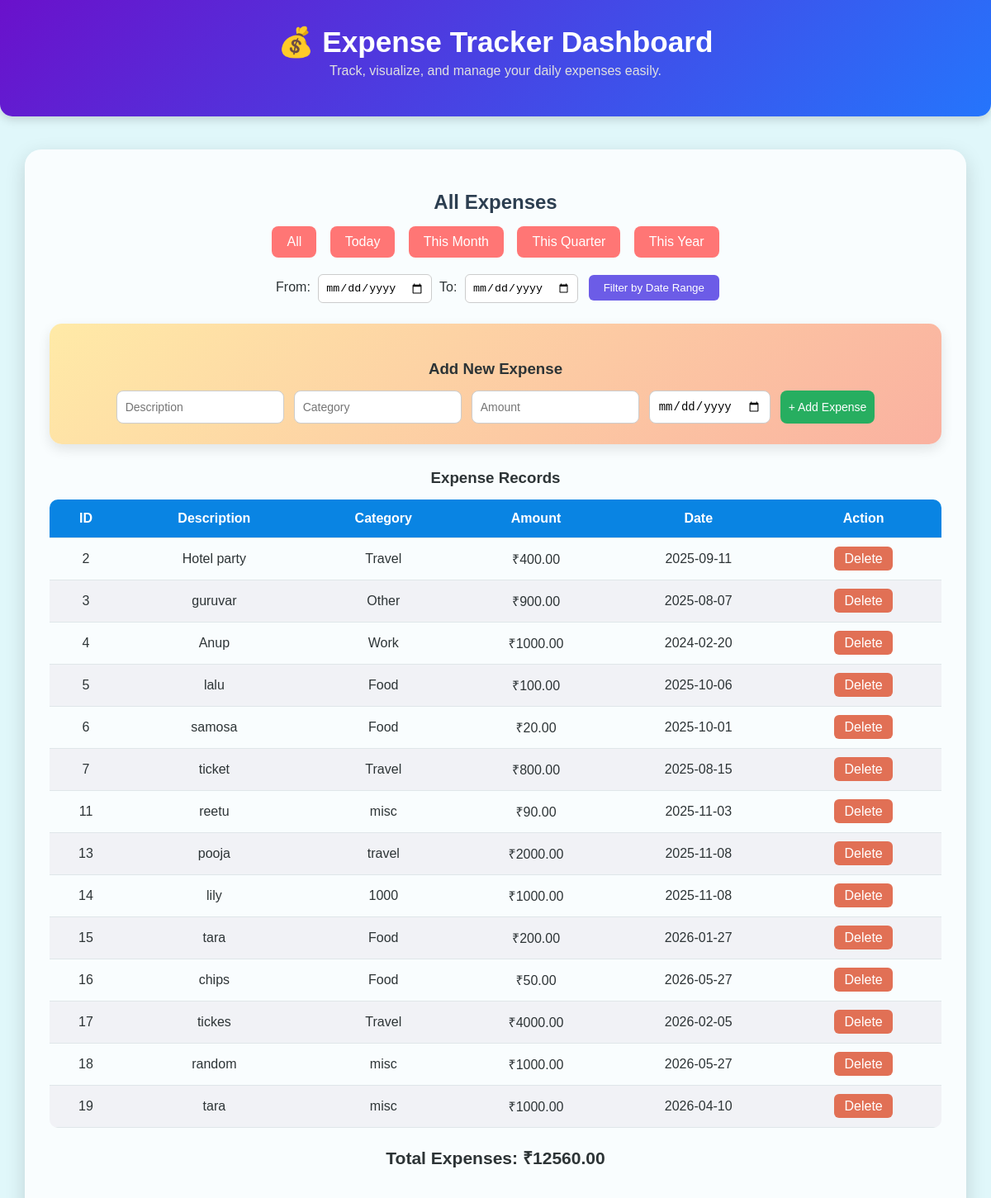
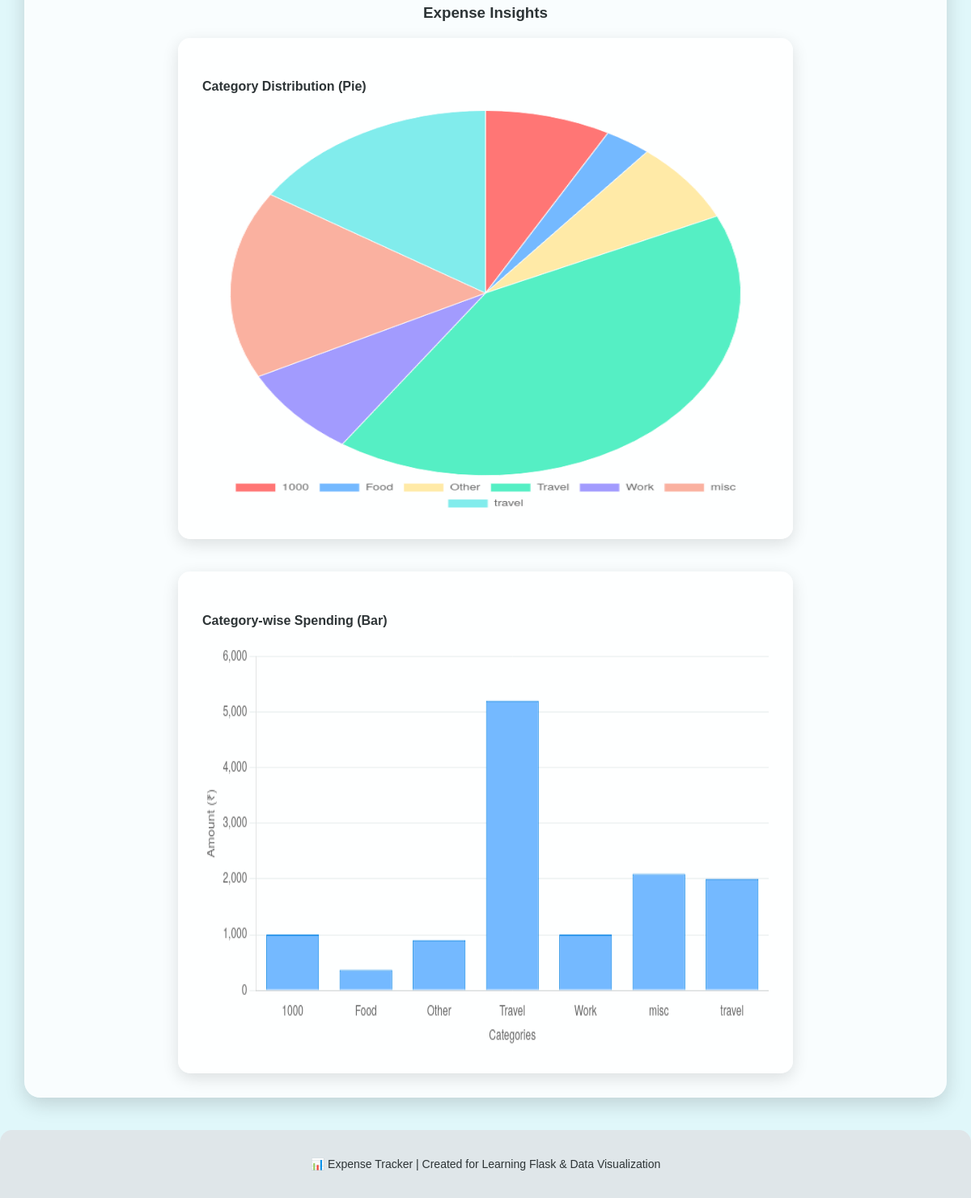
The page / on the database its author committed (2 pictures, top to bottom).
### tables this page shows
CREATE TABLE expenses (
            id INTEGER PRIMARY KEY AUTOINCREMENT,
            description TEXT NOT NULL,
            category TEXT NOT NULL,
            amount REAL NOT NULL,
            date TEXT NOT NULL
        );

### app.py (the view)
@app.route('/')
def index():
    conn = sqlite3.connect("expenses.db")
    cur = conn.cursor()
    cur.execute("SELECT * FROM expenses ORDER BY id asc")
    expenses = cur.fetchall()
    total = sum([row[3] for row in expenses])
    conn.close()
    return render_template("index.html", expenses=expenses, total=total, title="All Expenses")

### templates/index.html (shortened to what this page needs)
<!DOCTYPE html>
<html lang="en">
<head>
  <link rel="stylesheet" href="{{ url_for('static', filename='style.css') }}">
</head>
<body>
  <header>
    <h1>💰 Expense Tracker Dashboard</h1>
    <p>Track, visualize, and manage your daily expenses easily.</p>
  </header>
  <div class="container">
    <section class="filters-section">
      {% if title %}
        <h2>{{ title }}</h2>
      {% else %}
        <h2>All Expenses Overview</h2>
      {% endif %}
      <div class="filters">
        <a href="/">All</a>
        <a href="/filter?type=day">Today</a>
        <a href="/filter?type=month">This Month</a>
        <a href="/filter?type=quarter">This Quarter</a>
        <a href="/filter?type=year">This Year</a>
      </div>
      <form class="date-filter" action="/filter" method="POST">
        <label>From:</label>
        <input type="date" name="from_date" required>
        <label>To:</label>
        <input type="date" name="to_date" required>
        <button type="submit">Filter by Date Range</button>
      </form>
    </section>
    <section class="add-expense">
      <h3>Add New Expense</h3>
      <form class="add-form" action="/add" method="POST">
        <input type="text" name="description" placeholder="Description" required>
        <input type="text" name="category" placeholder="Category" required>
        <input type="number" name="amount" placeholder="Amount" step="0.01" required>
        <input type="date" name="date">
        <button type="submit">+ Add Expense</button>
      </form>
    </section>
    <section class="table-section">
      <h3>Expense Records</h3>
      <table>
        <thead>
          <tr>
            <th>ID</th>
            <th>Description</th>
            <th>Category</th>
            <th>Amount</th>
            <th>Date</th>
            <th>Action</th>
          </tr>
        </thead>
        <tbody>
          {% for expense in expenses %}
            <tr>
              <td>{{ expense[0] }}</td>
              <td>{{ expense[1] }}</td>
              <td>{{ expense[2] }}</td>
              <td>₹{{ "%.2f"|format(expense[3]) }}</td>
              <td>{{ expense[4] }}</td>
              <td><a href="/delete/{{ expense[0] }}" class="delete-btn">Delete</a></td>
            </tr>
          {% else %}
            <tr>
              <td colspan="6" class="no-data">No expenses found.</td>
            </tr>
          {% endfor %}
        </tbody>
      </table>
      <div class="total">
        <h3>Total Expenses: ₹{{ "%.2f"|format(total) }}</h3>
      </div>
    </section>
    <section class="chart-section">
      <h3>Expense Insights</h3>
      <div class="chart-container">
        <div class="chart-box">
          <h4>Category Distribution (Pie)</h4>
          <canvas id="expensePie"></canvas>
        </div>
        <div class="chart-box">
          <h4>Category-wise Spending (Bar)</h4>
          <canvas id="expenseBar"></canvas>
        </div>
      </div>
    </section>
  </div>
  <footer>
    <p>📊 Expense Tracker | Created for Learning Flask & Data Visualization</p>
  </footer>
  <script>
    fetch('/chart-data')
      .then(res => res.json())
      .then(data => {
        const colors = [
          '#ff7675', '#74b9ff', '#ffeaa7',
          '#55efc4', '#a29bfe', '#fab1a0',
          '#81ecec', '#fd79a8'
        ];
        // Pie Chart
        new Chart(document.getElementById('expensePie'), {
          type: 'pie',
          data: {
            labels: data.labels,
            datasets: [{
              data: data.values,
              backgroundColor: colors,
              borderWidth: 1,
              borderColor: '#fff',
            }]
          },
          options: {
            responsive: true,
            plugins: {
              legend: { position: 'bottom' },
              title: { display: false }
            }
          }
        });
        // Bar Chart
        new Chart(document.getElementById('expenseBar'), {
          type: 'bar',
          data: {
            labels: data.labels,
            datasets: [{
              label: 'Total Amount (₹)',
              data: data.values,
              backgroundColor: '#74b9ff',
              borderColor: '#0984e3',
              borderWidth: 1
            }]
          },
          options: {
            responsive: true,
            scales: {
              y: {
                beginAtZero: true,
                title: { display: true, text: 'Amount (₹)' },
                grid: { color: '#ecf0f1' }
              },
              x: {
                title: { display: true, text: 'Categories' },
                grid: { display: false }
              }
            },
            plugins: {
              legend: { display: false },
              tooltip: {
                callbacks: {
                  label: (ctx) => `₹${ctx.parsed.y.toFixed(2)}`
                }
              }
            }
          }
        });
      });
  </script>
</body>
</html>

### static/style.css (style rules this page uses)
body { font-family: "Poppins", sans-serif; margin: 0; color: #2d3436; background: #e0f7fa; }
header { background: linear-gradient(135deg, #6a11cb, #2575fc); color: white; text-align: center; padding: 30px 10px; box-shadow: 0 4px 12px rgba(0, 0, 0, 0.15); border-bottom-left-radius: 15px; border-bottom-right-radius: 15px; }
header h1 { margin: 0; font-size: 2.2rem; }
header p { margin-top: 5px; font-size: 1rem; color: #e0e0e0; }
.container { width: 90%; max-width: 1150px; margin: 40px auto; background: #ffffffcc; border-radius: 20px; padding: 30px; box-shadow: 0 8px 25px rgba(0,0,0,0.15); }
.filters-section h2 { text-align: center; color: #2c3e50; margin-bottom: 15px; }
.filters { text-align: center; margin-bottom: 20px; }
.filters a { display: inline-block; background: #ff7675; color: white; padding: 10px 18px; margin: 0 6px; border-radius: 8px; text-decoration: none; font-weight: 500; transition: 0.3s; }
.date-filter { text-align: center; margin: 15px 0 25px; }
.date-filter label { margin: 0 5px; font-weight: 500; }
.date-filter input { padding: 8px; border: 1px solid #ccc; border-radius: 6px; }
.date-filter button { padding: 8px 18px; background: #6c5ce7; color: white; border: none; border-radius: 6px; cursor: pointer; margin-left: 8px; transition: 0.3s; }
.add-expense { background: linear-gradient(135deg, #ffeaa7, #fab1a0); border-radius: 15px; padding: 25px; margin-bottom: 30px; box-shadow: 0 6px 15px rgba(0,0,0,0.1); }
.add-expense h3 { text-align: center; margin-bottom: 15px; }
.add-form { display: flex; flex-wrap: wrap; justify-content: center; gap: 12px; }
.add-form input, .add-form button { padding: 10px; border-radius: 8px; border: 1px solid #ccc; font-size: 14px; }
.add-form button { background: #27ae60; color: white; border: none; cursor: pointer; font-weight: 500; transition: 0.3s; }
.table-section h3 { text-align: center; margin-bottom: 15px; color: #2d3436; }
table { width: 100%; border-collapse: collapse; border-radius: 10px; overflow: hidden; }
thead { background: #0984e3; color: white; }
th, td { padding: 14px; text-align: center; border-bottom: 1px solid #dfe6e9; }
tbody tr:nth-child(even) { background: #f1f2f6; }
.delete-btn { background: #e17055; color: white; padding: 6px 12px; border-radius: 6px; text-decoration: none; font-weight: 500; transition: 0.3s; }
.total { text-align: right; margin-top: 20px; font-size: 18px; font-weight: bold; color: #2c3e50; }
.chart-section h3 { text-align: center; margin-top: 40px; color: #2d3436; }
.chart-container { display: flex; justify-content: center; flex-wrap: wrap; gap: 40px; margin-top: 20px; }
.chart-box { width: 700px; background: #ffffffdd; border-radius: 15px; padding: 30px; box-shadow: 0 6px 20px rgba(0,0,0,0.12); }
.chart-box h4 { color: #2d3436; margin-bottom: 20px; }
canvas { width: 100% !important; height: 500px !important; }
footer { text-align: center; padding: 20px; font-size: 14px; color: #2d3436; background-color: #dfe6e9; margin-top: 40px; border-top-left-radius: 15px; border-top-right-radius: 15px; }

### rows shown on the page
expenses: id "2", description "Hotel party", category "Travel", amount "400.00", date "2025-09-11"
expenses: id "3", description "guruvar", category "Other", amount "900.00", date "2025-08-07"
expenses: id "4", description "Anup", category "Work", amount "1000.00", date "2024-02-20"
expenses: id "5", description "lalu", category "Food", amount "100.00", date "2025-10-06"
expenses: id "6", description "samosa", category "Food", amount "20.00", date "2025-10-01"
expenses: id "7", description "ticket", category "Travel", amount "800.00", date "2025-08-15"
expenses: id "11", description "reetu", category "misc", amount "90.00", date "2025-11-03"
expenses: id "13", description "pooja", category "travel", amount "2000.00", date "2025-11-08"
expenses: id "14", description "lily", category "1000", amount "1000.00", date "2025-11-08"
expenses: id "15", description "tara", category "Food", amount "200.00", date "2026-01-27"
expenses: id "16", description "chips", category "Food", amount "50.00", date "2026-05-27"
expenses: id "17", description "tickes", category "Travel", amount "4000.00", date "2026-02-05"
expenses: id "18", description "random", category "misc", amount "1000.00", date "2026-05-27"
expenses: id "19", description "tara", category "misc", amount "1000.00", date "2026-04-10"

### other values the page prints
{{ title }} "All Expenses"
{{ "%.2f"|format(total) }} "12560.00"
